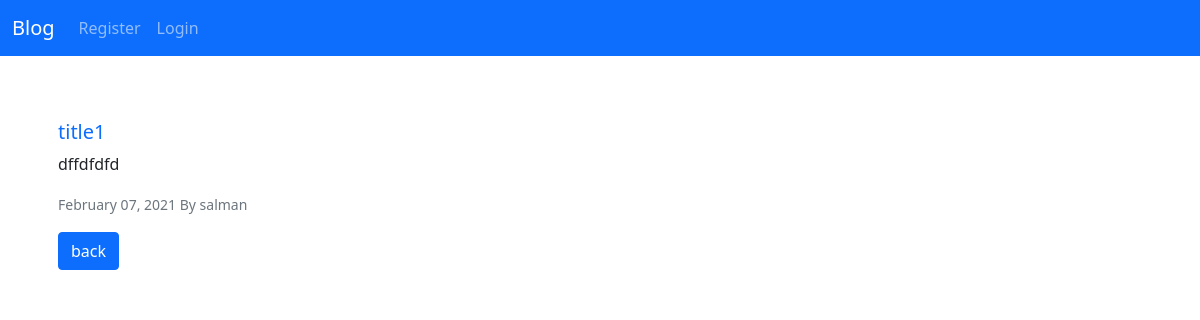
Page /8 on the earlier database version.
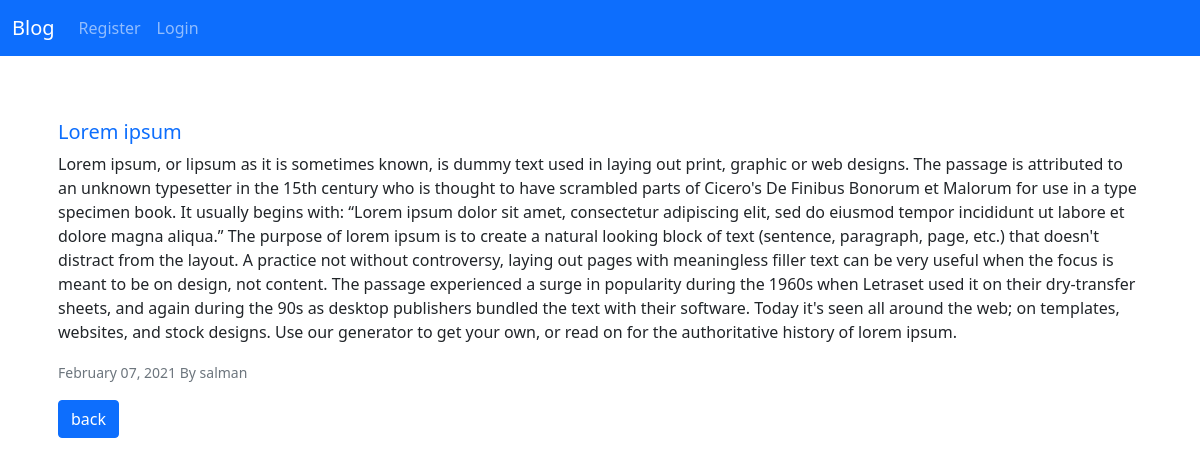
Same page on the later database version.
### post/models.py (models this page shows, shortened)
class Post(models.Model):
    title = models.CharField(max_length=255)
    author = models.ForeignKey(User, on_delete=models.CASCADE)
    body = models.TextField()
    created_at = models.DateTimeField(auto_now_add=True, blank=True)
    category = models.CharField(max_length=255, default='blog')
    class Meta:
        db_table = 'posts'

### post/views.py (the view)
class PostDetailView(generic.DetailView):
    model = Post
    template_name = 'post_detail.html'

### post/templates/post_detail.html (shortened to what this page needs)
{% extends 'base.html' %}
{% block content %}
<div class="card-body">
        <h5 class="card-title text-primary">{{ post.title}}</h5>
        <p class="card-text">{{ post.body }}</p>
        <p class="card-text">
                <small class="text-muted">{{ post.created_at|date:'F d, Y' }} By {{ post.author}}</small>
        </p>
        <a href="{% url 'post_list_view' %}" class="btn btn-primary">back</a>
</div>
{% endblock %}

### post/templates/base.html (shortened to what this page needs)
<!doctype html>
<html lang="en">
<head>
    <link href="https://cdn.jsdelivr.net/npm/bootstrap@5.0.0-beta1/dist/css/bootstrap.min.css" rel="stylesheet"
>
</head>
<body>
    <nav class="navbar navbar-expand-lg navbar-dark bg-primary">
        <div class="container-fluid">
            <a class="navbar-brand" href="{% url 'post_list_view' %}">Blog</a>
            <div class="collapse navbar-collapse" id="navbarNav">
                <ul class="navbar-nav">
                    {% if user.is_authenticated %}
                    <li class="nav-item">
                        <a class="nav-link" href="{% url 'add_post_view' %}">Add Post</a>
                    </li>
                    <li class="nav-item">
                        <a class="nav-link" href="{% url 'add_category_view' %}">Add Category</a>
                    </li>
                    <li class="nav-item">
                        <a class="nav-link" href="{% url 'logout' %}">Logout</a>
                    </li>
                    {% else %}
                    <li class="nav-item">
                        <a class="nav-link" href="{% url 'register' %}">Register</a>
                    </li>
                    <li class="nav-item">
                        <a class="nav-link" href="{% url 'login' %}">Login</a>
                    </li>
                    {% endif %}
                </ul>
            </div>
        </div>
    </nav>
    <br></br>
    <div class="container">
        {% block content %}
        {% endblock %}
    </div>
</body>
</html>

Differences in the rows shown:
changed Post "salman": title "title1" → "Lorem ipsum"; body "dffdfdfd" → "Lorem ipsum, or lipsum as it is sometimes known, is dummy text used in laying out print, graphic or web designs. The passage is attributed to an unknown typesetter in the 15th century who is thought to have scrambled parts of Cicero's De Finibus Bonorum et Malorum for use in a type specimen book. It usually begins with: “Lorem ipsum dolor sit amet, consectetur adipiscing elit, sed do eiusmod tempor incididunt ut labore et dolore magna aliqua.” The purpose of lorem ipsum is to create a natural looking block of text (sentence, paragraph, page, etc.) that doesn't distract from the layout. A practice not without controversy, laying out pages with meaningless filler text can be very useful when…"
